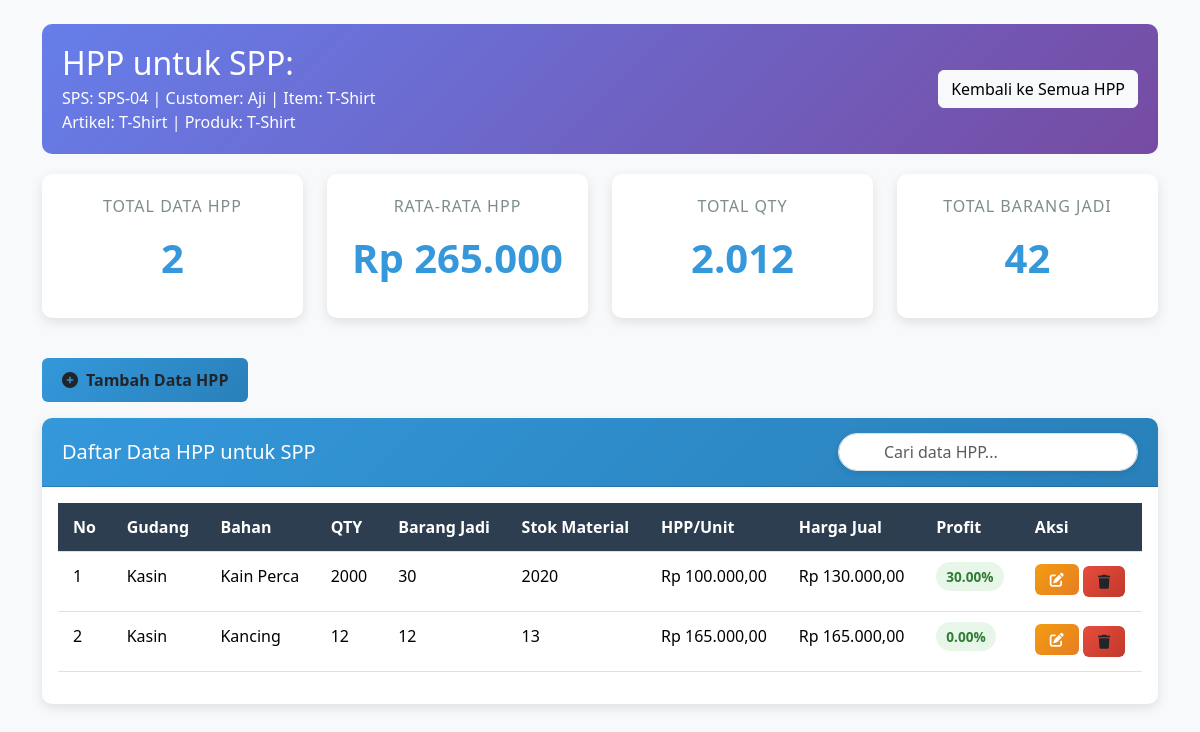
The app's page /data-hpp.php?id=2, older data.
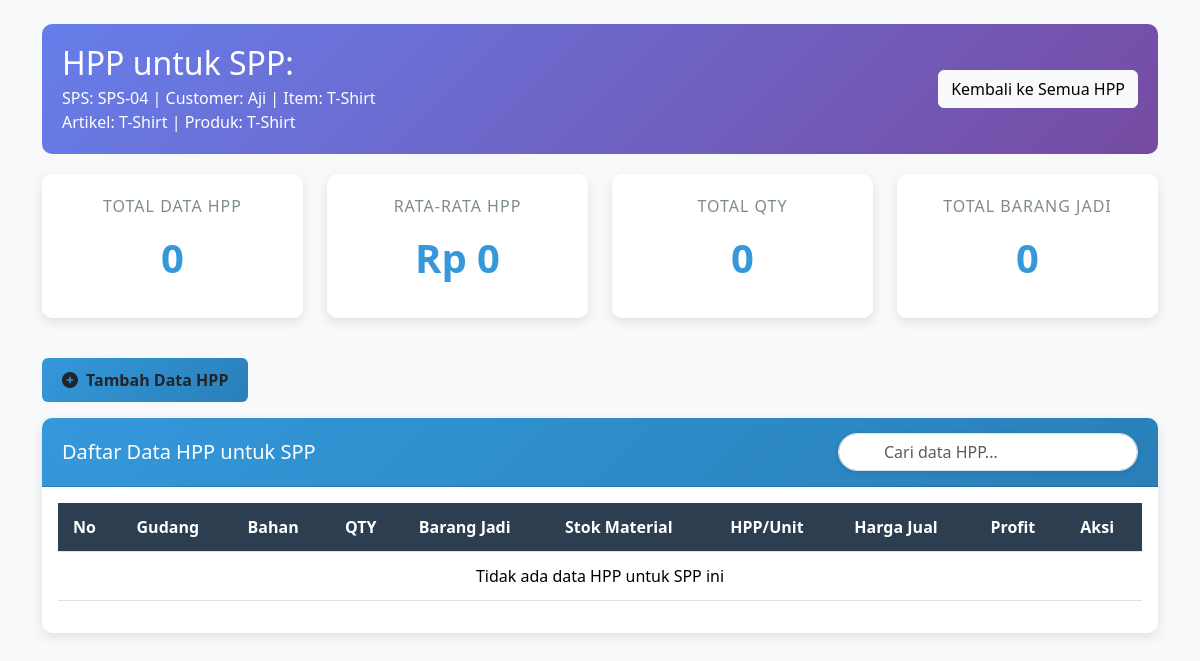
The same page, newer data.
### tables this page shows
CREATE TABLE `hpp` (
  `id` int(10) UNSIGNED NOT NULL,
  `id_persiapan` int(11) UNSIGNED NOT NULL,
  `id_inventory` int(11) UNSIGNED DEFAULT NULL,
  `no_urut` varchar(50) DEFAULT NULL,
  `bahan` varchar(100) DEFAULT NULL,
  `qty` int(11) DEFAULT NULL,
  `barang_jadi` int(11) DEFAULT NULL,
  `stok_order` int(11) DEFAULT NULL,
  `efisiensi_consp` decimal(10,2) DEFAULT NULL,
  `efisiensi_rap` decimal(10,2) DEFAULT NULL,
  `stok_material` int(11) DEFAULT NULL,
  `po` int(11) DEFAULT NULL,
  `harga_per_meter` decimal(15,2) DEFAULT NULL,
  `rap_x_harga_per_m` decimal(15,2) DEFAULT NULL,
  `total_harga_bahan` decimal(15,2) DEFAULT NULL,
  `biaya_tenaga_kerja_per_qty` decimal(15,2) DEFAULT NULL,
  `total_biaya_tenaga_kerja` decimal(15,2) DEFAULT NULL,
  `listrik` decimal(15,2) DEFAULT NULL,
  `air` decimal(15,2) DEFAULT NULL,
  `overhead` decimal(15,2) DEFAULT NULL,
  `total_biaya` decimal(15,2) DEFAULT NULL,
  `hpp` decimal(15,2) DEFAULT NULL,
  `profit` decimal(5,2) DEFAULT NULL,
  `harga_jual` decimal(15,2) DEFAULT NULL,
  `created_at` timestamp NOT NULL DEFAULT current_timestamp(),
  `updated_at` timestamp NOT NULL DEFAULT current_timestamp() ON UPDATE current_timestamp()
);

CREATE TABLE `gudang` (
  `id` int(11) NOT NULL,
  `nama` varchar(100) NOT NULL,
  `alamat` text NOT NULL,
  `kepala_gudang` varchar(100) NOT NULL,
  `kapasitas` int(11) NOT NULL COMMENT 'Kapasitas dalam meter persegi',
  `keterangan` text DEFAULT NULL,
  `created_at` timestamp NOT NULL DEFAULT current_timestamp(),
  `updated_at` timestamp NOT NULL DEFAULT current_timestamp() ON UPDATE current_timestamp()
);

### data-hpp.php (the view, shortened to what the changed rows need)
<?php
include 'config/db.php';
$id_persiapan = isset($_GET['id']) ? intval($_GET['id']) : 0;
$persiapan_query = "SELECT p.*, s.sps_no, s.customer, s.item, s.artikel
                    FROM persiapan p
                    LEFT JOIN sps s ON p.id_sps = s.id
                    WHERE p.id = ?";
$persiapan_stmt = $conn->prepare($persiapan_query);
$persiapan_stmt->bind_param("i", $id_persiapan);
$persiapan_stmt->execute();
$persiapan_result = $persiapan_stmt->get_result();
$persiapan_data = $persiapan_result->fetch_assoc();
$query = "
    SELECT hpp.*,
           ig.nama_barang as nama_bahan, g.nama as nama_gudang
    FROM hpp
    LEFT JOIN inventory_gudang ig ON hpp.id_inventory = ig.id
    LEFT JOIN gudang g ON ig.id_gudang = g.id
    WHERE hpp.id_persiapan = ?
    ORDER BY hpp.id DESC
";
$stmt = $conn->prepare($query);
$stmt->bind_param("i", $id_persiapan);
$stmt->execute();
$result = $stmt->get_result();
?>
<!DOCTYPE html>
<html lang="id">
<head>
    <link href="https://cdn.jsdelivr.net/npm/bootstrap@5.3.2/dist/css/bootstrap.min.css" rel="stylesheet">
    <link rel="stylesheet" href="https://cdnjs.cloudflare.com/ajax/libs/font-awesome/6.4.0/css/all.min.css">
</head>
<body class="p-4">
<div class="container">
    <div class="project-header">
        <div class="d-flex justify-content-between align-items-center">
            <div>
                <h2 class="mb-1">HPP untuk SPP: <?= htmlspecialchars($persiapan_data['spp_no']) ?></h2>
            </div>
        </div>
    </div>
    <div class="row mb-4">
        <div class="col-md-3 mb-3">
            <div class="card card-custom summary-card">
                <div class="summary-title">Total Data HPP</div>
                <div class="summary-number"><?= $result->num_rows ?></div>
            </div>
        </div>
        <div class="col-md-3 mb-3">
            <div class="card card-custom summary-card">
                <div class="summary-title">Rata-rata HPP</div>
                <div class="summary-number">
                    <?php
                    $total_hpp = 0;
                    $count = 0;
                    if ($result->num_rows > 0) {
                        $result->data_seek(0);
                        while($row = $result->fetch_assoc()) {
                            $total_hpp += $row['hpp'];
                            $count++;
                        }
                        $result->data_seek(0);
                        echo 'Rp ' . number_format($count > 0 ? $total_hpp  : 0, 0, ',', '.');
                    } else {
                        echo 'Rp 0';
                    }
                    ?>
                </div>
            </div>
        </div>
        <div class="col-md-3 mb-3">
            <div class="card card-custom summary-card">
                <div class="summary-title">Total QTY</div>
                <div class="summary-number">
                    <?php
                    $total_qty = 0;
                    if ($result->num_rows > 0) {
                        $result->data_seek(0);
                        while($row = $result->fetch_assoc()) {
                            $total_qty += $row['qty'];
                        }
                        $result->data_seek(0);
                        echo number_format($total_qty, 0, ',', '.');
                    } else {
                        echo '0';
                    }
                    ?>
                </div>
            </div>
        </div>
        <div class="col-md-3 mb-3">
            <div class="card card-custom summary-card">
                <div class="summary-title">Total Barang Jadi</div>
                <div class="summary-number">
                    <?php
                    $total_barang_jadi = 0;
                    if ($result->num_rows > 0) {
                        $result->data_seek(0);
                        while($row = $result->fetch_assoc()) {
                            $total_barang_jadi += $row['barang_jadi'];
                        }
                        $result->data_seek(0);
                        echo number_format($total_barang_jadi, 0, ',', '.');
                    } else {
                        echo '0';
                    }
                    ?>
                </div>
            </div>
        </div>
    </div>
    <div class="card card-custom">
        <div class="card-body">
            <div class="table-responsive">
                <table class="table table-custom">
                    <thead>
                        <tr>
                            <th>No</th>
                            <th>Gudang</th>
                            <th>Bahan</th>
                            <th>QTY</th>
                            <th>Barang Jadi</th>
                            <th>Stok Material</th>
                            <th>HPP/Unit</th>
                            <th>Harga Jual</th>
                            <th>Profit</th>
                            <th>Aksi</th>
                        </tr>
                    </thead>
                    <tbody>
                    <?php
                    $no = 1;
                    if ($result->num_rows > 0):
                        while($row = $result->fetch_assoc()):
                    ?>
                        <tr>
                            <td><?= $no++ ?></td>
                            <td><?= htmlspecialchars($row['nama_gudang'] ?? '-') ?></td>
                            <td><?= htmlspecialchars($row['bahan'] ?? '-') ?></td>
                            <td><?= htmlspecialchars($row['qty']) ?></td>
                            <td><?= htmlspecialchars($row['barang_jadi']) ?></td>
                            <td><?= htmlspecialchars($row['stok_material'] ?? 0) ?></td>
                            <td>Rp <?= number_format($row['hpp'] ?? 0, 2, ',', '.') ?></td>
                            <td>Rp <?= number_format($row['harga_jual'] ?? 0, 2, ',', '.') ?></td>
                            <td><span class="status-badge status-active"><?= htmlspecialchars($row['profit'] ?? 0) ?>%</span></td>
                            <td>
                                <a href="?id=<?= $id_persiapan ?>&edit=<?= $row['id'] ?>" class="btn btn-warning-custom btn-sm mb-1">
                                    <i class="fas fa-edit"></i>
                                </a>
                                <a href="?id=<?= $id_persiapan ?>&delete=<?= $row['id'] ?>" class="btn btn-danger-custom btn-sm"
                                    onclick="return confirm('Yakin hapus data HPP ini?')">
                                    <i class="fas fa-trash"></i>
                                </a>
                            </td>
                        </tr>
                    <?php
                        endwhile;
                    else:
                    ?>
                        <tr>
                            <td colspan="10" class="text-center">Tidak ada data HPP untuk SPP ini</td>
                        </tr>
                    <?php endif; ?>
                    </tbody>
                </table>
            </div>
        </div>
    </div>
</div>
</body>
</html>

Row changes from the older to the newer data that the page shows:
removed hpp: gudang.nama "Kasin", bahan "Kain Perca", qty "2000", barang_jadi "30", stok_material "2020", hpp "100.000,00", harga_jual "130.000,00", profit "30.00"
removed hpp: gudang.nama "Kasin", bahan "Kancing", qty "12", barang_jadi "12", stok_material "13", hpp "165.000,00", harga_jual "165.000,00", profit "0.00"
Text that changed along with them:
$result->num_rows: "2" → "0"
$count > 0 ? $total_hpp  : 0: "265.000" → (not shown)
$total_qty: "2.012" → (not shown)
$total_barang_jadi: "42" → (not shown)
text no longer shown: "Rp"
text now shown: "Rp 0 0 0 Tidak ada data HPP untuk SPP ini"
